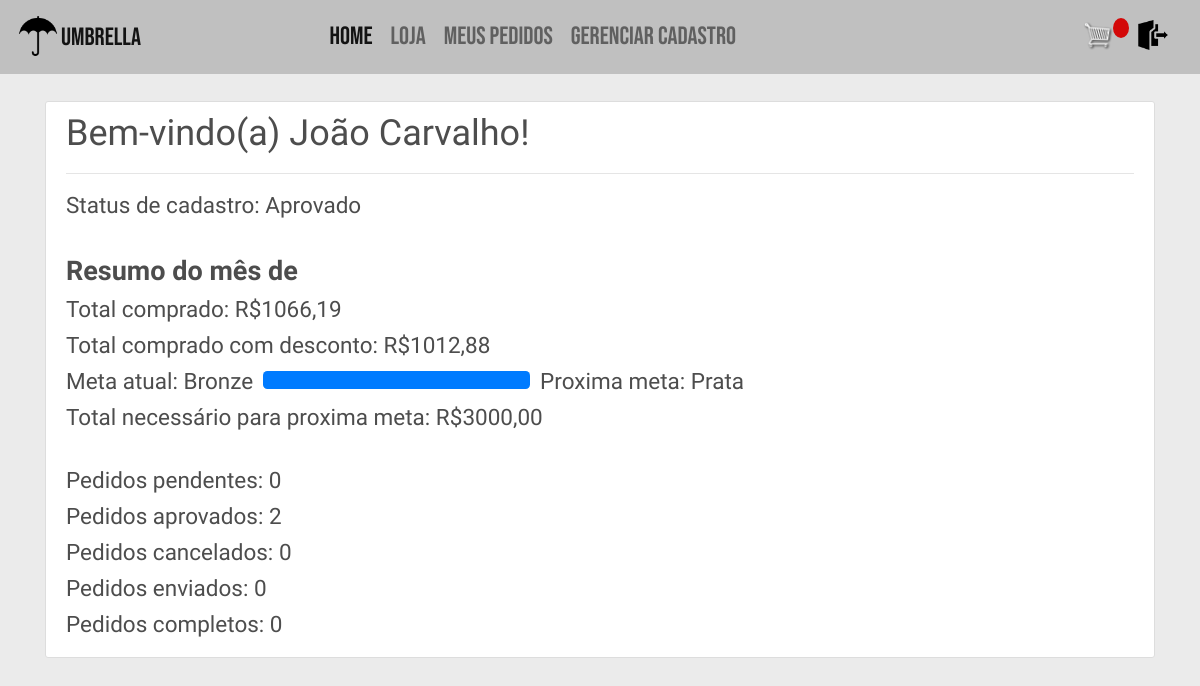
Page / (signed in) on the earlier database version.
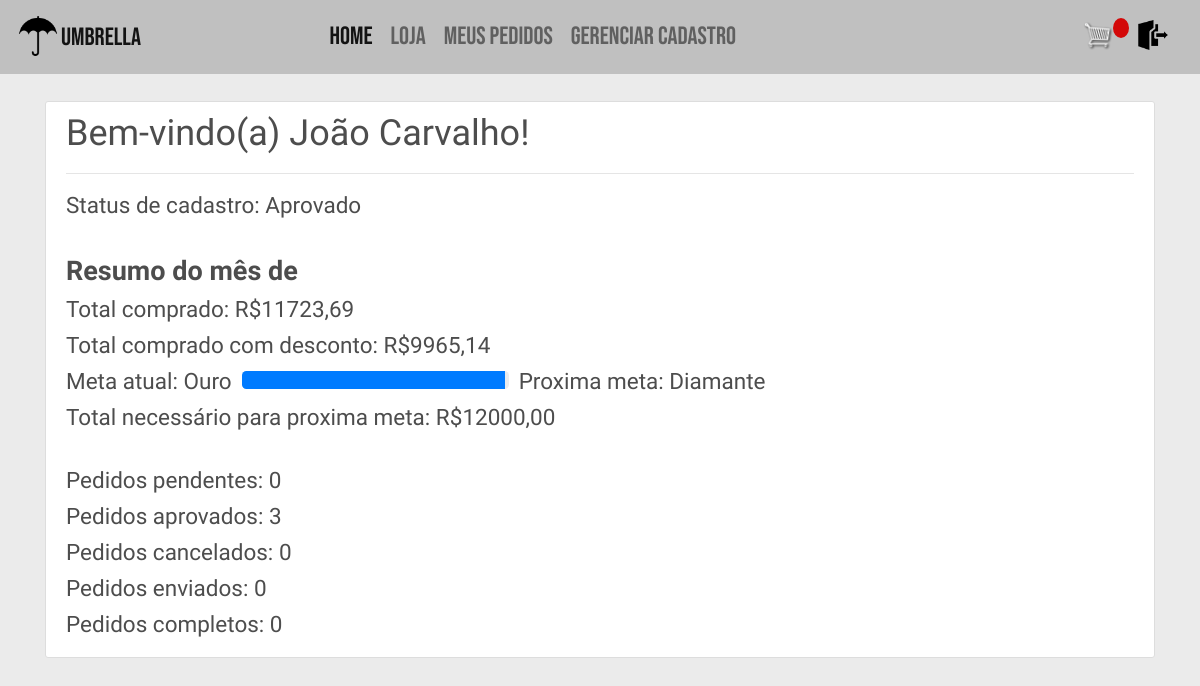
Same page on the later database version.
### users/models.py (models this page shows)
class User(AbstractBaseUser, PermissionsMixin):
    email = models.EmailField(_('email'), unique=True)
    is_staff = models.BooleanField(
        _('staff status'),
        default=False,
    )
    is_active = models.BooleanField(
        _('active'),
        default=True,
    )
    criado = models.DateTimeField(
        _('criado'),
        default=timezone.now,
    )
    REVENDEDOR = 'revendedor'
    LOJA = 'loja'
    SUPERVISOR = 'supervisor'
    FRANQUIA = 'franquia'
    opcoes_tipo = [
        (REVENDEDOR, "Revendedor"),
        (LOJA, "Loja"),
        (SUPERVISOR, "Supervisor"),
        (FRANQUIA, "Franquia"),
    ]
    tipo = models.CharField(
        _("tipo"), max_length=50, choices=opcoes_tipo, default=REVENDEDOR, null = True, blank = True)
    objects = UserManager()
    USERNAME_FIELD = 'email'
    def __str__(self):
        return self.email

### vendas/models.py (models this page shows, shortened)
class Revendedor(models.Model):
    user = models.OneToOneField(
        User, on_delete=models.CASCADE)
    nome = models.CharField(_("Nome"), max_length=100, blank=True)
    cpf = models.CharField(_("CPF"), max_length=15, blank=True)
    telefone = models.CharField(_("Telefone"), max_length=15, blank=True)
    cep = models.CharField(
        _("CEP"), max_length=15, blank=True)
    uf = models.CharField(
        _("UF"), max_length=2, blank=True)
    cidade = models.CharField(
        _("cidade"), max_length=50, blank=True)
    bairro = models.CharField(
        _("bairro"), max_length=50, blank=True)
    logradouro = models.CharField(
        _("logradouro"), max_length=100, blank=True)
    numero = models.CharField(
        _("numero"), max_length=5, blank=True)
    datanasc = models.DateField(
        _("Data de nascimento"), auto_now=False, auto_now_add=False, blank=True)
    sexo = models.CharField(_("sexo"), choices=opcoes_sexo,
                            max_length=30, blank=True)
    supervisor = models.ForeignKey(Supervisor, verbose_name=_(
        "supervisor"), on_delete=models.SET_NULL, null=True, blank=True)
    def meta_iniciante():
        return Meta.objects.get(nivel=Meta.INICIANTE)
    meta = models.ForeignKey(
        Meta, on_delete=models.SET_NULL, null=True, blank=True, default=meta_iniciante)
    is_aprovado = models.BooleanField(_('Aprovado'), default=False)
    @property
    def total_comprado(self):
        pedidos = self.pedido_set.filter(completo=True)
        total = sum([pedido.get_meta_total for pedido in pedidos])
        return total
    @property
    def get_proxima_meta(self):
        metas = Meta.objects.filter(
            valor__gt=self.meta.valor).order_by('valor')
        if not metas:
            metas = Meta.objects.get(nivel='Diamante')
        return metas[0]

class Meta(models.Model):
    INICIANTE = "Iniciante"
    BRONZE = "Bronze"
    PRATA = "Prata"
    OURO = "Ouro"
    DIAMANTE = "Diamante"
    opcoes_nivel = [
        (INICIANTE, "iniciante"),
        (BRONZE, "bronze"),
        (PRATA, "prata"),
        (OURO, "ouro"),
        (DIAMANTE, "diamante"),
    ]
    nivel = models.CharField(choices=opcoes_nivel,
                             max_length=50)
    valor = models.FloatField(_("valor"))
    desconto = models.FloatField(_("desconto"))

### vendas/views.py (the view, shortened to what this page needs)
# urls.py: 2. Add a URL to urlpatterns:  path('', views.home, name='home')
@login_required
def home(request):
    now = datetime.datetime.now()
    user = request.user
    context = {'user': user}
    if hasattr(user, 'revendedor'):
        pedidos = user.revendedor.pedido_set.filter(
            completo=True, data__month=now.month)
        width = str((user.revendedor.total_comprado /
                     user.revendedor.get_proxima_meta.valor) * 100) + '%'
        context = infoHome(user, pedidos)
        context['width'] = width
    elif hasattr(user, 'franquia'):
        pedidos = user.franquia.pedido_set.filter(completo=True,
                                                  data__month=now.month)
        context = infoHome(user, pedidos)
    elif hasattr(user, 'loja'):
        pedidos = user.loja.pedido_set.filter(completo=True,
                                              data__month=now.month)
        context = infoHome(user, pedidos)
    else:
        sweetify.info(request, 'Por favor, finalize seu cadastro!')
        return redirect('perfil')
    now = datetime.datetime.now()
    mes = format_date(now, "MMMM", locale='pt_BR').capitalize()
    context['mes'] = mes
    dia = format_date(now, "d", locale='pt_BR').capitalize()
    context['dia'] = dia
    return render(request, 'vendas/home.html', context)

### vendas/models.py (called while the page is built)
    @property
    def get_meta_total(self):
        subtotal = self.get_carrinho_total
        if self.revendedor:
            total = subtotal * (1 - (self.revendedor.meta.desconto / 100))
        else:
            total = subtotal
        return total

    @property
    def get_carrinho_total(self):
        itenspedido = self.itempedido_set.filter()
        total = sum([item.get_total for item in itenspedido])
        return total

    @property
    def get_total(self):
        total = self.produto.preco * self.quantidade
        return total

### vendas/templates/vendas/home.html (shortened to what this page needs)
{% extends "vendas/base.html" %}
{% block content %}
<div class="content-section">
    {% if user.tipo == "revendedor" %}
        <h2>Bem-vindo(a) {{user.revendedor.nome}}!</h2>
        <hr>
        {% if user.revendedor.is_aprovado %}
            <h5>Status de cadastro: Aprovado</h5>
        {% else %}
            <h5>Status de cadastro: Pendente</h5>
        {% endif %}
        <br>
        <h4><strong>Resumo do mês de {{mes}}</strong></h4>
        <h5>Total comprado: R${{subtotal|floatformat:2}}</h5>
        <h5>Total comprado com desconto: R${{total|floatformat:2}}</h5>
        <div class="container-barra">
            <h5>Meta atual: {{user.revendedor.meta.nivel}}</h5>
            <div class="progress">
                <div class="progress-bar" role="progressbar" aria-valuenow="0" aria-valuemin="0" aria-valuemax="100" style="width:{{width}}"></div>
            </div>
            <h5>Proxima meta: {{user.revendedor.get_proxima_meta.nivel}}</h5>
        </div>
        <h5>Total necessário para proxima meta: R${{user.revendedor.get_proxima_meta.valor|floatformat:2}}</h5>
        <br>
        <h5>Pedidos pendentes: {{ qtde_pedidos_pendentes }}</h5>
        <h5>Pedidos aprovados: {{ qtde_pedidos_aprovados }}</h5>
        <h5>Pedidos cancelados: {{ qtde_pedidos_cancelados }}</h5>
        <h5>Pedidos enviados: {{ qtde_pedidos_enviados }}</h5>
        <h5>Pedidos completos: {{ qtde_pedidos_finalizados }}</h5>
    {% endif %}
</div>
{% endblock content %}

Differences in the rows shown:
changed User "João Carvalho": revendedor.meta.nivel "Bronze" → "Ouro"; revendedor.get_proxima_meta.nivel "Prata" → "Diamante"; revendedor.get_proxima_meta.valor "3000,00" → "12000,00"
Other differences:
{{ subtotal|floatformat:2 }}: "1066,19" → "11723,69"
{{ total|floatformat:2 }}: "1012,88" → "9965,14"
{{ width }}: 103.10381666666669% → 98.55332083333333% (drawn)
{{ qtde_pedidos_aprovados }}: "2" → "3"
